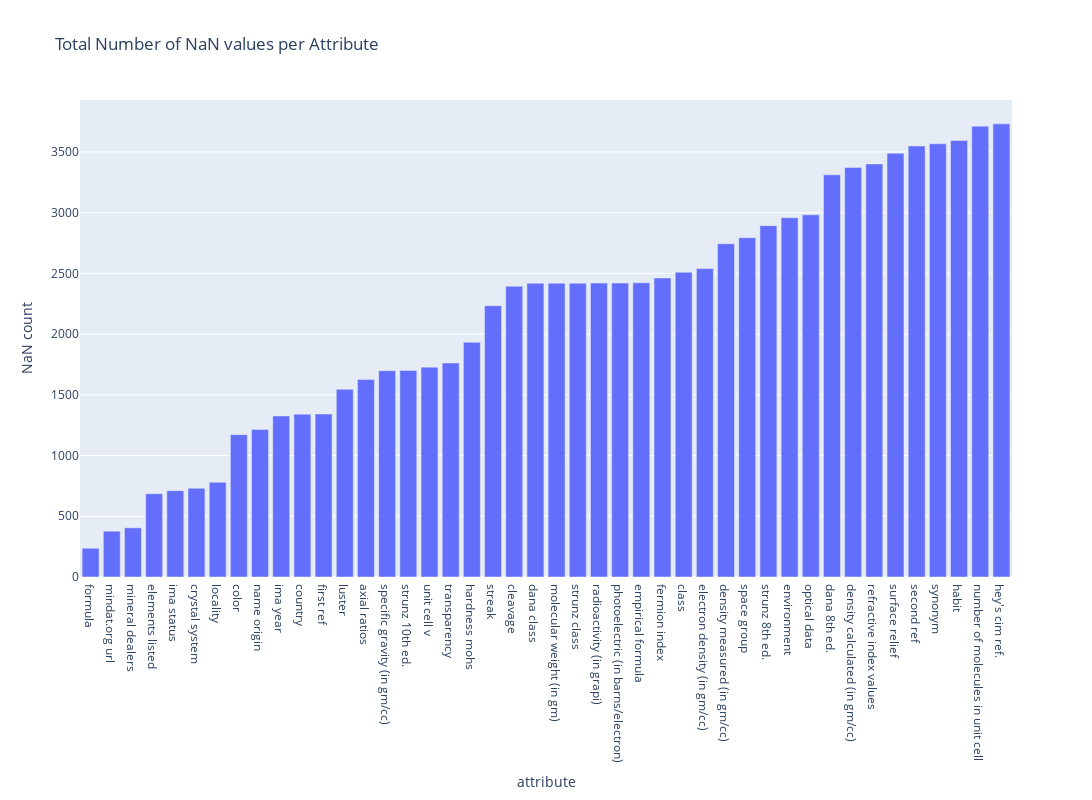
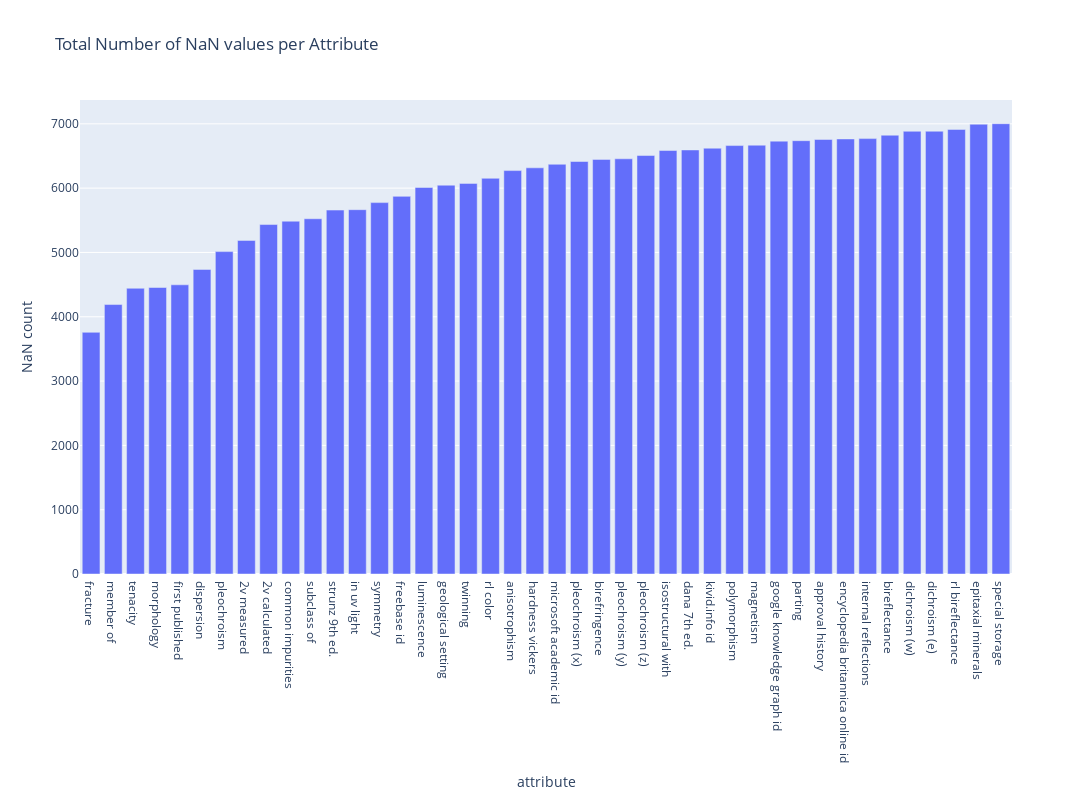

Notebook code cell kept with these figures, in order:
### Code cell
fig = px.bar(nan_df.iloc[:44], x='attribute', y='NaN count', width=2000, height=800, title="Total Number of NaN values per Attribute")
fig.show()
write_image(fig, "./Images/NaN_per_attribute_1.svg", format='svg')
fig = px.bar(nan_df.iloc[44:], x='attribute', y='NaN count', width=2000, height=800, title="Total Number of NaN values per Attribute")
fig.show()
write_image(fig, "./Images/NaN_per_attribute_2.svg", format='svg')

### Figure 1 — Plotly figure (JSON) as saved in the notebook; plotly's stock layout.template omitted (floating-point values rounded to 4 significant figures)
{"data": [{"alignmentgroup": "True", "hovertemplate": "attribute=%{x}<br>NaN count=%{y}<extra></extra>", "legendgroup": "", "marker": {"color": "#636efa", "pattern": {"shape": ""}}, "name": "", "offsetgroup": "", "orientation": "v", "showlegend": false, "textposition": "auto", "type": "bar", "x": ["formula", "mindat.org url", "mineral dealers", "elements listed", "ima status", "crystal system", "locality", "color", "name origin", "ima year", "country", "first ref", "luster", "axial ratios", "specific gravity (in gm/cc)", "strunz 10th ed.", "unit cell v", "transparency", "hardness mohs", "streak", "cleavage", "dana class", "molecular weight (in gm)", "strunz class", "radioactivity (in grapi)", "photoelectric (in barns/electron)", "empirical formula", "fermion index", "class", "electron density (in gm/cc)", "density measured (in gm/cc)", "space group", "strunz 8th ed.", "environment", "optical data", "dana 8th ed.", "density calculated (in gm/cc)", "refractive index values", "surface relief", "second ref", "synonym", "habit", "number of molecules in unit cell", "hey's cim ref."], "xaxis": "x", "y": [237, 377, 405, 686, 711, 731, 780, 1172, 1214, 1326, 1341, 1342, 1546, 1627, 1699, 1701, 1728, 1762, 1933, 2234, 2394, 2419, 2419, 2419, 2420, 2420, 2422, 2462, 2509, 2539, 2744, 2794, 2893, 2958, 2982, 3311, 3372, 3401, 3489, 3549, 3567, 3594, 3712, 3731], "yaxis": "y"}], "layout": {"barmode": "relative", "height": 800, "legend": {"tracegroupgap": 0}, "title": {"text": "Total Number of NaN values per Attribute"}, "width": 2000, "xaxis": {"anchor": "y", "autorange": true, "domain": [0, 1], "range": [-0.5, 43.5], "title": {"text": "attribute"}, "type": "category"}, "yaxis": {"anchor": "x", "autorange": true, "domain": [0, 1], "range": [0, 3927.0], "title": {"text": "NaN count"}, "type": "linear"}}}

### Figure 2 — Plotly figure (JSON) as saved in the notebook; plotly's stock layout.template omitted (floating-point values rounded to 4 significant figures)
{"data": [{"alignmentgroup": "True", "hovertemplate": "attribute=%{x}<br>NaN count=%{y}<extra></extra>", "legendgroup": "", "marker": {"color": "#636efa", "pattern": {"shape": ""}}, "name": "", "offsetgroup": "", "orientation": "v", "showlegend": false, "textposition": "auto", "type": "bar", "x": ["fracture", "member of", "tenacity", "morphology", "first published", "dispersion", "pleochroism", "2v measured", "2v calculated", "common impurities", "subclass of", "strunz 9th ed.", "in uv light", "symmetry", "freebase id", "luminescence", "geological setting", "twinning", "rl color", "anisotrophism", "hardness vickers", "microsoft academic id", "pleochroism (x)", "birefringence", "pleochroism (y)", "pleochroism (z)", "isostructural with", "dana 7th ed.", "kivid.info id", "polymorphism", "magnetism", "google knowledge graph id", "parting", "approval history", "encyclopedia britannica online id", "internal reflections", "bireflectance", "dichroism (w)", "dichroism (e)", "rl bireflectance", "epitaxial minerals", "special storage"], "xaxis": "x", "y": [3758, 4190, 4443, 4455, 4497, 4736, 5013, 5187, 5434, 5486, 5524, 5659, 5665, 5775, 5872, 6011, 6046, 6074, 6153, 6273, 6316, 6371, 6414, 6447, 6456, 6507, 6585, 6594, 6621, 6662, 6668, 6731, 6738, 6757, 6765, 6770, 6823, 6884, 6885, 6913, 6994, 7002], "yaxis": "y"}], "layout": {"barmode": "relative", "height": 800, "legend": {"tracegroupgap": 0}, "title": {"text": "Total Number of NaN values per Attribute"}, "width": 2000, "xaxis": {"anchor": "y", "autorange": true, "domain": [0, 1], "range": [-0.5, 41.5], "title": {"text": "attribute"}, "type": "category"}, "yaxis": {"anchor": "x", "autorange": true, "domain": [0, 1], "range": [0, 7371.0], "title": {"text": "NaN count"}, "type": "linear"}}}
